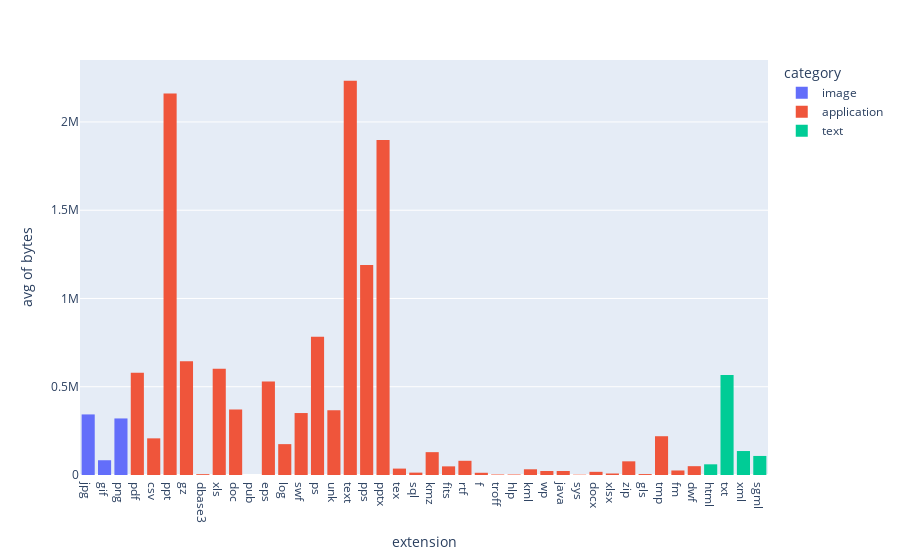

The notebook cell this image was saved under:
### Code cell
import plotly.express as px
fig = px.histogram(df, x="extension", y="bytes", color="category", hover_data=df.columns, histfunc='avg',height=400)
fig.show()

### Figure 1 — Plotly figure (JSON) as saved in the notebook; plotly's stock layout.template omitted (floating-point values rounded to 4 significant figures; data arrays with more than 128 entries replaced by an {"elided": "..."} marker saying what was removed)
{"data": [{"alignmentgroup": "True", "bingroup": "x", "histfunc": "avg", "hovertemplate": "category=image<br>extension=%{x}<br>avg of bytes=%{y}<extra></extra>", "legendgroup": "image", "marker": {"color": "#636efa", "pattern": {"shape": ""}}, "name": "image", "offsetgroup": "image", "orientation": "v", "showlegend": true, "type": "histogram", "x": {"elided": "1461 str values"}, "xaxis": "x", "y": {"elided": "1461 int values"}, "yaxis": "y"}, {"alignmentgroup": "True", "bingroup": "x", "histfunc": "avg", "hovertemplate": "category=application<br>extension=%{x}<br>avg of bytes=%{y}<extra></extra>", "legendgroup": "application", "marker": {"color": "#EF553B", "pattern": {"shape": ""}}, "name": "application", "offsetgroup": "application", "orientation": "v", "showlegend": true, "type": "histogram", "x": {"elided": "5156 str values"}, "xaxis": "x", "y": {"elided": "5156 int values"}, "yaxis": "y"}, {"alignmentgroup": "True", "bingroup": "x", "histfunc": "avg", "hovertemplate": "category=text<br>extension=%{x}<br>avg of bytes=%{y}<extra></extra>", "legendgroup": "text", "marker": {"color": "#00cc96", "pattern": {"shape": ""}}, "name": "text", "offsetgroup": "text", "orientation": "v", "showlegend": true, "type": "histogram", "x": {"elided": "3259 str values"}, "xaxis": "x", "y": {"elided": "3259 int values"}, "yaxis": "y"}], "layout": {"autosize": true, "barmode": "relative", "legend": {"title": {"text": "category"}, "tracegroupgap": 0}, "margin": {"t": 60}, "xaxis": {"anchor": "y", "autorange": true, "domain": [0, 1], "range": [-0.5, 41.5], "title": {"text": "extension"}, "type": "category"}, "yaxis": {"anchor": "x", "autorange": true, "domain": [0, 1], "range": [0, 2351000.0], "title": {"text": "avg of bytes"}, "type": "linear"}}}
